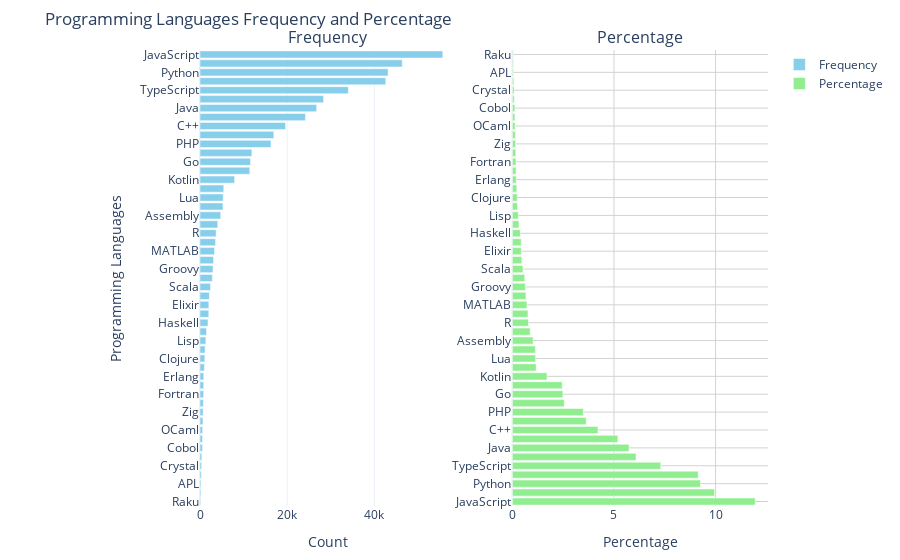

This figure's notebook cell:
### Code cell
import plotly.graph_objects as go
from plotly.subplots import make_subplots

# Data
languages = [
    "JavaScript", "HTML/CSS", "Python", "SQL", "TypeScript", "Bash/Shell (all shells)", "Java", "C#", 
    "C++", "C", "PHP", "PowerShell", "Go", "Rust", "Kotlin", "Ruby", "Lua", "Dart", "Assembly", 
    "Swift", "R", "Visual Basic (.Net)", "MATLAB", "VBA", "Groovy", "Delphi", "Scala", "Perl", 
    "Elixir", "Objective-C", "Haskell", "GDScript", "Lisp", "Solidity", "Clojure", "Julia", "Erlang", 
    "F#", "Fortran", "Prolog", "Zig", "Ada", "OCaml", "Apex", "Cobol", "SAS", "Crystal", "Nim", 
    "APL", "Flow", "Raku"
]
frequency = [
    55711, 46396, 43158, 42623, 34041, 28351, 26757, 24193, 19634, 16940, 16274, 11902, 11592, 11427,
    7935, 5454, 5336, 5273, 4753, 4072, 3702, 3568, 3339, 3107, 2976, 2831, 2422, 2151, 2028, 2019,
    1829, 1495, 1342, 1168, 1105, 1010, 868, 849, 833, 776, 729, 677, 614, 579, 576, 427, 389, 331,
    225, 214, 156
]
total = sum(frequency)
percentages = [(count / total) * 100 for count in frequency]

# Create subplots
fig = make_subplots(rows=1, cols=2, subplot_titles=("Frequency", "Percentage"))

# Frequency Bar Chart
fig.add_trace(
    go.Bar(x=frequency, y=languages, orientation='h', name='Frequency', marker=dict(color='skyblue')),
    row=1, col=1
)

# Percentage Bar Chart
fig.add_trace(
    go.Bar(x=percentages, y=languages, orientation='h', name='Percentage', marker=dict(color='lightgreen')),
    row=1, col=2
)

# Update layout
fig.update_layout(
    title="Programming Languages Frequency and Percentage",
    xaxis_title="Count",
    yaxis_title="Programming Languages",
    yaxis=dict(autorange="reversed"),
    template="plotly_white",
    margin=dict(l=200, r=20, t=50, b=20),
    xaxis2=dict(title='Percentage', gridcolor='lightgray'),
    yaxis2=dict(gridcolor='lightgray')
)

fig.show()

### Figure 1 — Plotly figure (JSON) as saved in the notebook; plotly's stock layout.template omitted (floating-point values rounded to 4 significant figures)
{"data": [{"marker": {"color": "skyblue"}, "name": "Frequency", "orientation": "h", "type": "bar", "x": [55711, 46396, 43158, 42623, 34041, 28351, 26757, 24193, 19634, 16940, 16274, 11902, 11592, 11427, 7935, 5454, 5336, 5273, 4753, 4072, 3702, 3568, 3339, 3107, 2976, 2831, 2422, 2151, 2028, 2019, 1829, 1495, 1342, 1168, 1105, 1010, 868, 849, 833, 776, 729, 677, 614, 579, 576, 427, 389, 331, 225, 214, 156], "xaxis": "x", "y": ["JavaScript", "HTML/CSS", "Python", "SQL", "TypeScript", "Bash/Shell (all shells)", "Java", "C#", "C++", "C", "PHP", "PowerShell", "Go", "Rust", "Kotlin", "Ruby", "Lua", "Dart", "Assembly", "Swift", "R", "Visual Basic (.Net)", "MATLAB", "VBA", "Groovy", "Delphi", "Scala", "Perl", "Elixir", "Objective-C", "Haskell", "GDScript", "Lisp", "Solidity", "Clojure", "Julia", "Erlang", "F#", "Fortran", "Prolog", "Zig", "Ada", "OCaml", "Apex", "Cobol", "SAS", "Crystal", "Nim", "APL", "Flow", "Raku"], "yaxis": "y"}, {"marker": {"color": "lightgreen"}, "name": "Percentage", "orientation": "h", "type": "bar", "x": [11.95, 9.953, 9.258, 9.143, 7.302, 6.082, 5.74, 5.19, 4.212, 3.634, 3.491, 2.553, 2.487, 2.451, 1.702, 1.17, 1.145, 1.131, 1.02, 0.8735, 0.7942, 0.7654, 0.7163, 0.6665, 0.6384, 0.6073, 0.5196, 0.4614, 0.435, 0.4331, 0.3924, 0.3207, 0.2879, 0.2506, 0.237, 0.2167, 0.1862, 0.1821, 0.1787, 0.1665, 0.1564, 0.1452, 0.1317, 0.1242, 0.1236, 0.0916, 0.08345, 0.07101, 0.04827, 0.04591, 0.03347], "xaxis": "x2", "y": ["JavaScript", "HTML/CSS", "Python", "SQL", "TypeScript", "Bash/Shell (all shells)", "Java", "C#", "C++", "C", "PHP", "PowerShell", "Go", "Rust", "Kotlin", "Ruby", "Lua", "Dart", "Assembly", "Swift", "R", "Visual Basic (.Net)", "MATLAB", "VBA", "Groovy", "Delphi", "Scala", "Perl", "Elixir", "Objective-C", "Haskell", "GDScript", "Lisp", "Solidity", "Clojure", "Julia", "Erlang", "F#", "Fortran", "Prolog", "Zig", "Ada", "OCaml", "Apex", "Cobol", "SAS", "Crystal", "Nim", "APL", "Flow", "Raku"], "yaxis": "y2"}], "layout": {"annotations": [{"font": {"size": 16}, "showarrow": false, "text": "Frequency", "x": 0.225, "xanchor": "center", "xref": "paper", "y": 1, "yanchor": "bottom", "yref": "paper"}, {"font": {"size": 16}, "showarrow": false, "text": "Percentage", "x": 0.775, "xanchor": "center", "xref": "paper", "y": 1, "yanchor": "bottom", "yref": "paper"}], "margin": {"b": 20, "l": 200, "r": 20, "t": 50}, "title": {"text": "Programming Languages Frequency and Percentage"}, "xaxis": {"anchor": "y", "domain": [0, 0.45], "title": {"text": "Count"}}, "xaxis2": {"anchor": "y2", "domain": [0.55, 1], "gridcolor": "lightgray", "title": {"text": "Percentage"}}, "yaxis": {"anchor": "x", "autorange": "reversed", "domain": [0, 1], "title": {"text": "Programming Languages"}}, "yaxis2": {"anchor": "x2", "domain": [0, 1], "gridcolor": "lightgray"}}}
